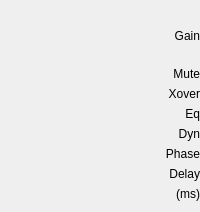
    <widget class="QWidget" name="widget_2" native="true">
     <layout class="QVBoxLayout" name="verticalLayout_3">
      <property name="rightMargin">
       <number>0</number>
      </property>
      <item>
       <widget class="QLabel" name="label_15">
        <property name="minimumSize">
         <size>
          <width>0</width>
          <height>50</height>
         </size>
        </property>
        <property name="text">
         <string>Gain</string>
        </property>
        <property name="alignment">
         <set>Qt::AlignRight|Qt::AlignTrailing|Qt::AlignVCenter</set>
        </property>
       </widget>
      </item>
      <item>
       <widget class="QLabel" name="label_40">
        <property name="text">
         <string>Mute</string>
        </property>
        <property name="alignment">
         <set>Qt::AlignRight|Qt::AlignTrailing|Qt::AlignVCenter</set>
        </property>
       </widget>
      </item>
      <item>
       <widget class="QLabel" name="label_41">
        <property name="text">
         <string>Xover</string>
        </property>
        <property name="alignment">
         <set>Qt::AlignRight|Qt::AlignTrailing|Qt::AlignVCenter</set>
        </property>
       </widget>
      </item>
      <item>
       <widget class="QLabel" name="label_43">
        <property name="text">
         <string>Eq</string>
        </property>
        <property name="alignment">
         <set>Qt::AlignRight|Qt::AlignTrailing|Qt::AlignVCenter</set>
        </property>
       </widget>
      </item>
      <item>
       <widget class="QLabel" name="label_42">
        <property name="text">
         <string>Dyn</string>
        </property>
        <property name="alignment">
         <set>Qt::AlignRight|Qt::AlignTrailing|Qt::AlignVCenter</set>
        </property>
       </widget>
      </item>
      <item>
       <widget class="QLabel" name="label_16">
        <property name="text">
         <string>Phase</string>
        </property>
        <property name="alignment">
         <set>Qt::AlignRight|Qt::AlignTrailing|Qt::AlignVCenter</set>
        </property>
       </widget>
      </item>
      <item>
       <widget class="QLabel" name="label_20">
        <property name="text">
         <string>Delay</string>
        </property>
        <property name="alignment">
         <set>Qt::AlignRight|Qt::AlignTrailing|Qt::AlignVCenter</set>
        </property>
       </widget>
      </item>
      <item>
       <widget class="QLabel" name="label_3">
        <property name="text">
         <string>(ms)</string>
        </property>
        <property name="alignment">
         <set>Qt::AlignRight|Qt::AlignTrailing|Qt::AlignVCenter</set>
        </property>
       </widget>
      </item>
     </layout>
    </widget>
